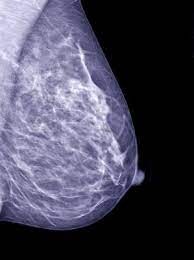
#> input picture BaiTest_so3/Pic/Pic_T2.jpeg, 194 x 260 px, given in place of slow_traffic_small.mp4, which was not available
$ jupyter execute --allow-errors Chuong5_Thigiacmaytinh_Public.ipynb   (text cells are left out)
#> lines starting #> are read from the running program, lines starting #| are printed output that depends on the picture; after the words box and inside, x2 and y2 are one past the last pixel; in counts of white or black regions, pixels touching at a corner belong together; pictures that were not available may be replaced by others from this repository, and a replacement may not be noted
[cell 1]
#Gọi thư viện:
import cv2
import numpy as np
import matplotlib.pyplot as plt

[cell 2]
#Đọc video từ webcam và từ file
#Kết nối webcam
#cap = cv2.VideoCapture(0)

cap = cv2.VideoCapture("Video/slow_traffic_small.mp4")
if not cap.isOpened():
    print("Ko kết nối được với cam")
    exit()
#Hiển thị
while True:
    #Đọc từng frame trong video
    rec,frame = cap.read()
#> frame is the input picture: shape (260, 194, 3); mean B, G, R 90, 71.5, 73.5

    cv2.imshow('Video WebCam',frame)
    #Thoát chế độ video
    if cv2.waitKey(10) & 0xFF == ord('q'):
#> (key q is pressed here)
        break


#Giải phóng bộ nhớ
cap.release()
cv2.destroyAllWindows()
cv2.waitKey(1)

[cell 3]
#Tách lưu từng frame trong video:

folder = 'Frames_output/'
count = 0


cap = cv2.VideoCapture(0)
if not cap.isOpened():
    print("Ko kết nối được với cam")
    exit()


#Hiển thị
while True:
    #Đọc từng frame trong video
    rec,frame = cap.read()

    #Lưu các frame vào thư mục nhất định
    filename = folder + 'Frame_' + str(count) + '.jpg'
    cv2.imwrite(filename,frame)
    count += 1


    cv2.imshow('Video WebCam',frame)
    #Thoát chế độ video
    if cv2.waitKey(10) & 0xFF == ord('q'):
#> (key q is pressed here)
        break


#Giải phóng bộ nhớ
cap.release()
cv2.destroyAllWindows()
cv2.waitKey(1)

[cell 4]
#Lưu video ra file
cap = cv2.VideoCapture(0)

if not cap.isOpened():
    print("Ko kết nối được với cam")
    exit()

#Thiết lập tham số ghi file Video:
width = int(cap.get(cv2.CAP_PROP_FRAME_WIDTH) + 0.5)
height = int(cap.get(cv2.CAP_PROP_FRAME_HEIGHT) + 0.5)
size = (width, height)
fourcc = cv2.VideoWriter_fourcc(*'MP4V')
out = cv2.VideoWriter('Result_object.mp4', fourcc, 20.0, size)


#Hiển thị
while True:
    #Đọc từng frame trong video
    rec,frame = cap.read()

    cv2.imshow('Video WebCam',frame)
    out.write(frame)
    #Thoát chế độ video
    if cv2.waitKey(10) & 0xFF == ord('q'):
#> (key q is pressed here)
        break


out.release()
#Giải phóng bộ nhớ
cap.release()
cv2.destroyAllWindows()
cv2.waitKey(1)

[cell 5]
#Đọc video
cap = cv2.VideoCapture("Video/slow_traffic_small.mp4")

cv2.startWindowThread()
# params for ShiTomasi corner detection
st_params  = dict(maxCorners = 100,
                  qualityLevel = 0.3,
                  minDistance = 7,
                  blockSize = 7)

# Parameters for lucas kanade optical flow
lk_params = dict(winSize  = (15,15),
                 maxLevel = 2,
                 criteria = (cv2.TERM_CRITERIA_EPS | cv2.TERM_CRITERIA_COUNT,10, 0.03))

# Create some random colors
color = np.random.randint(0,255,(100,3))

# Take first frame and find corners in it
ret, old_frame = cap.read()
old_gray = cv2.cvtColor(old_frame, cv2.COLOR_BGR2GRAY)
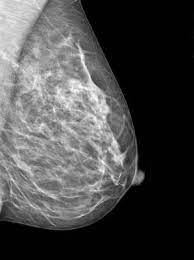
#> old_gray: shape (260, 194); min 0, max 253, mean 74.1


p0 = cv2.goodFeaturesToTrack(old_gray, mask = None, **st_params)
#> p0 = 35 rows, first 8: [116, 182], [122, 153], [106, 149], [101, 172], [105, 115], [77, 56], [134, 182], [119, 163]
# Create a mask image for drawing purposes
mask = np.zeros_like(old_frame)

while True:
    ret,frame = cap.read()
    frame_gray = cv2.cvtColor(frame, cv2.COLOR_BGR2GRAY)

    # calculate optical flow
    p1, st, err = cv2.calcOpticalFlowPyrLK(old_gray, frame_gray, p0, None, **lk_params)
#> p1 has the same summary as p0; st = 35 values from 1 to 1; err = 35 values from 0 to 0

    # Select good points
    if p1 is not None:
        good_new = p1[st==1]
#> good_new = 35 pairs, first value 2 to 139, second value 34 to 202
        good_old = p0[st==1]
#> good_old has the same summary as good_new

    # draw the tracks
    for i,(new,old) in enumerate(zip(good_new, good_old)):
        a,b = new.ravel()
        c,d = old.ravel()
        mask = cv2.line(mask, (int(a),int(b)),(int(c),int(d)), color[i].tolist(), 2)
        frame = cv2.circle(frame,(int(a),int(b)),5,color[i].tolist(),-1)
#> this loop made 35 passes
#> (a, b, c, d) on passes 1 to 12: (116, 182, 116, 182), (122, 153, 122, 153), (106, 149, 106, 149), (101, 172, 101, 172), (105, 115, 105, 115), (77, 56, 77, 56), (134, 182, 134, 182), (119, 163, 119, 163), (98, 188, 98, 188), (68, 90, 68, 90), (102, 157, 102, 157), (139, 170, 139, 170)
#> pass 1, `frame = cv2.circle(frame,(int(a),int(b)),5,color[i].tolist(),-1)`:
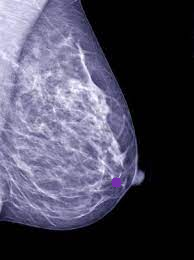
#> frame: shape (260, 194, 3); 0.16% of pixels changed, all inside (x1, y1, x2, y2) = (111, 177, 122, 188)
#> pass 2, `mask = cv2.line(mask, (int(a),int(b)),(int(c),int(d)), color[i].tolist..`:
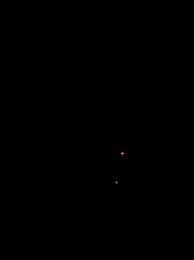
#> mask: shape (260, 194, 3); mean of channels 0, 1, 2 0, 0, 0; drawn as B, G, R
#> pass 2, `frame = cv2.circle(frame,(int(a),int(b)),5,color[i].tolist(),-1)`:
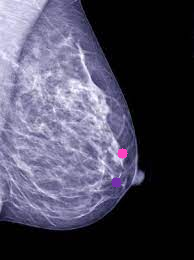
#> frame: shape (260, 194, 3); 0.16% of pixels changed, all inside (x1, y1, x2, y2) = (117, 148, 128, 159)
#> after the loop:
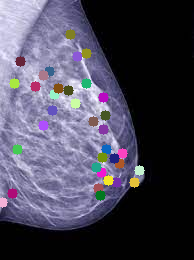
#> frame: shape (260, 194, 3); 5.1% of pixels changed, all inside (x1, y1, x2, y2) = (0, 29, 145, 208)
#> after the loop:
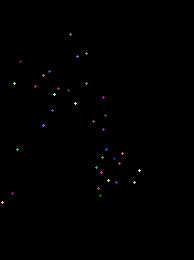
#> mask: shape (260, 194, 3); 0.33% of pixels changed, all inside (x1, y1, x2, y2) = (1, 33, 141, 204); drawn as B, G, R
    img = cv2.add(frame,mask)
    cv2.imshow('Optical flow',img)


    if cv2.waitKey(300) & 0xFF == ord("q"):
#> (key q is pressed here)
        break
    # Now update the previous frame and previous points
    old_gray = frame_gray.copy()
    p0 = good_new.reshape(-1,1,2)

# Giải phóng bộ nhớ:
cap.release()

cv2.destroyAllWindows()
cv2.waitKey(1)

[cell 6]
#Import Libraries
import cv2
import numpy as np


# Đọc video:
cap = cv2.VideoCapture("Video/slow_traffic_small.mp4")

# Read the capture and get the first frame
ret,first_frame = cap.read()

# Convert frame to Grayscale
prev_gray = cv2.cvtColor(first_frame,
                        cv2.COLOR_BGR2GRAY)

# Create# Create an image with the same dimensions as the frame for later drawing purposes
mask = np.zeros_like(first_frame)

# Saturation to maximum
mask[...,1] = 255

# While loop
while True:

    # Read the capture and get the first frame
    ret,frame = cap.read()

    # Open new window and display the input frame
    cv2.imshow("input",frame)

    # Convert all frame to Grayscale (previously we did only the first frame)
    gray = cv2.cvtColor(frame,
                       cv2.COLOR_BGR2GRAY)

    # Calculate dense optical flow by Farneback
    flow = cv2.calcOpticalFlowFarneback(prev_gray,
                                       gray,
                                        None,
                                        0.5,
                                        3,15,3,5,1.2,0
                                       )

    # Compute Magnitude and Angle
    magn,angle = cv2.cartToPolar(flow[...,0],
                                 flow[...,1])
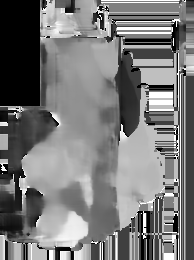
#> angle: shape (260, 194) float32; min 0, max 6.28, mean 2.96; drawn with min black and max white

    # Set image hue depanding on the optical flow direction
    mask[...,0] = angle*180/np.pi/2
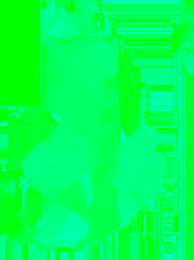
#> mask: shape (260, 194, 3); mean of channels 0, 1, 2 84.6, 255, 0; drawn as B, G, R

    # Normalize the magnitude
    mask[...,2] = cv2.normalize(magn,
                                None,
                                0,
                                255,
                                cv2.NORM_MINMAX)
#> mask: shape (260, 194, 3); 0.79% of pixels changed, all inside (x1, y1, x2, y2) = (0, 0, 94, 179)

    # Convert HSV to RGB
    rgb = cv2.cvtColor(mask,cv2.COLOR_HSV2RGB)

    # Open new window and display the output
    cv2.imshow("Dense Optical Flow",rgb)

    # Update previous frame
    prev_gray = gray

    # Close the frame
    if cv2.waitKey(10) & 0XFF == ord('q'):
#> (key q is pressed here)
        break

# Release and Destroy
cap.release()

cv2.destroyAllWindows()
cv2.waitKey(1)

[cell 7]
#import libraries
import numpy as np
import cv2

[cell 8]
#Read video
cap = cv2.VideoCapture("Video/slow_traffic_small.mp4")

# take first frame of the video
ret,frame = cap.read()

# setup initial location of window
x, y, w, h = 300, 200, 100, 50 # simply hardcoded the values
track_window = (x, y, w, h)

# set up the ROI for tracking
roi = frame[y:y+h, x:x+w]
#> roi = empty array
#> (the rest of this cell did not finish here and is left out)

$ run again, on BaiTest_so3/Pic/Pic_T3.jpg
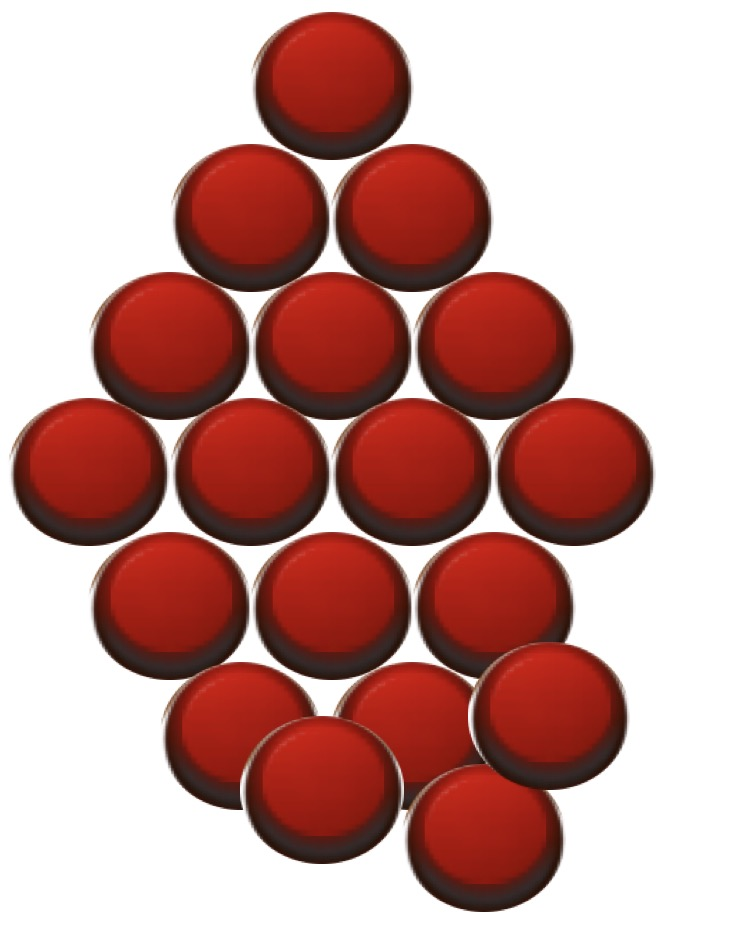
#> input picture BaiTest_so3/Pic/Pic_T3.jpg, 736 x 934 px, given in place of slow_traffic_small.mp4, which was not available
#> frame is the input picture: shape (934, 736, 3); mean B, G, R 147.3, 151.7, 197
#> p0 = [[242, 807], [401, 807], [567, 642], [475, 681], [548, 792], [407, 813]]
#> p1 has the same summary as p0; st = [1, 1, 1, 1, 1, 1]; err = [0, 0, 0, 0, 0, 0]
#> good_new has the same summary as p0
#> good_old has the same summary as p0
#> the loop `for i,(new,old) in enumerate(zip(good_new, good_old)):` made 6 passes
#> (a, b, c, d) on passes 1 to 6: (242, 807, 242, 807), (401, 807, 401, 807), (567, 642, 567, 642), (475, 681, 475, 681), (548, 792, 548, 792), (407, 813, 407, 813)
#> hsv_roi: shape (50, 100, 3); mean H, S, V 5.9, 186.4, 132.2
#> `mask = cv2.inRange(hsv_roi, np.array((0., 60.,32.)), np.array((180.,25..`:
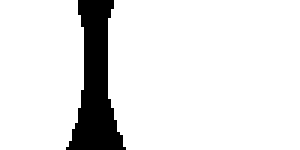
#> mask: shape (50, 100) (shown 3 times larger); 89.4% white; 1 black region, box (x1, y1, x2, y2) and area: (22, 0, 42, 50) 530
#> roi_hist = 180 values, max 2112 at index 2, min 0 at index 0, mean 24.83
#> hsv: shape (934, 736, 3); mean H, S, V 5.1, 91.2, 197
#> `dst = cv2.calcBackProject([hsv],[0],roi_hist,[0,180],1)`:
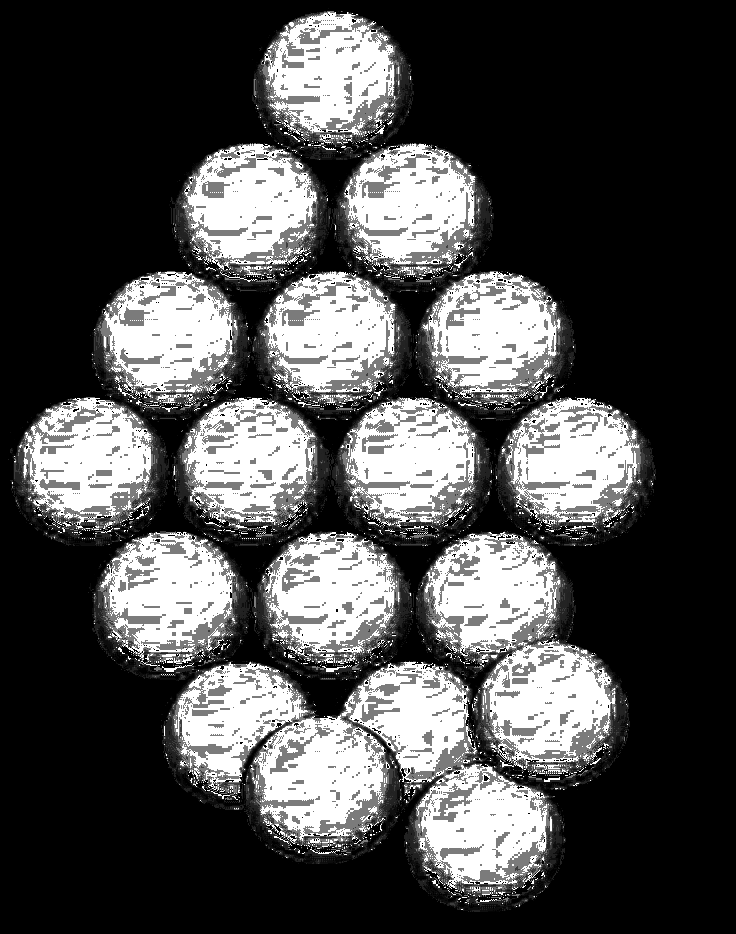
#> dst: shape (934, 736); min 0, max 255, mean 77.8
#> `ret, track_window = cv2.meanShift(dst, track_window, term_crit)`: ret = 10; track_window = (352, 185, 100, 50)
#> x = 352; y = 185; w = 100; h = 50
#> `ret, track_window = cv2.CamShift(dst, track_window, term_crit)`: ret = ((406, 209), (78.24, 130.1), 89.04); track_window = (340, 169, 132, 80)
#> `pts = cv2.boxPoints(ret)`: pts = [[340.3, 171], [470.4, 168.8], [471.7, 247], [341.6, 249.2]]
#> `pts = np.int0(pts)`: pts = [[340, 170], [470, 168], [471, 247], [341, 249]]
